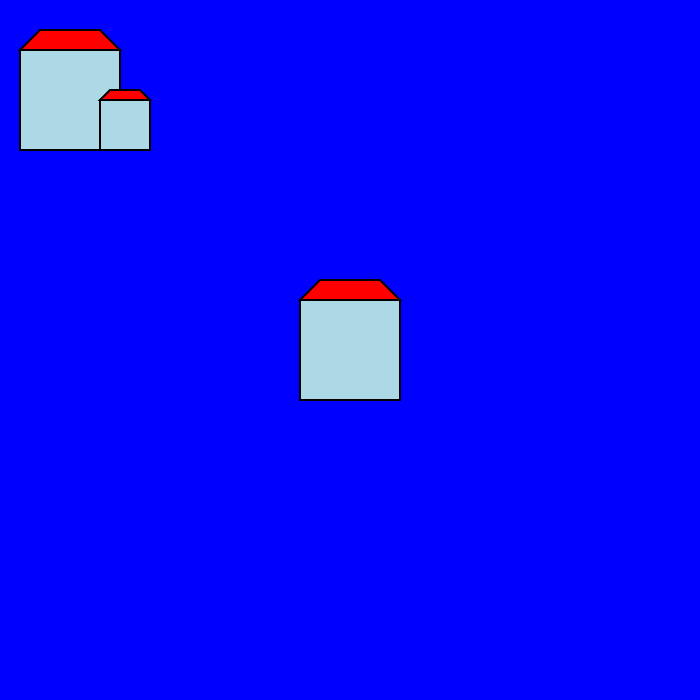
Frame 1 (no input)
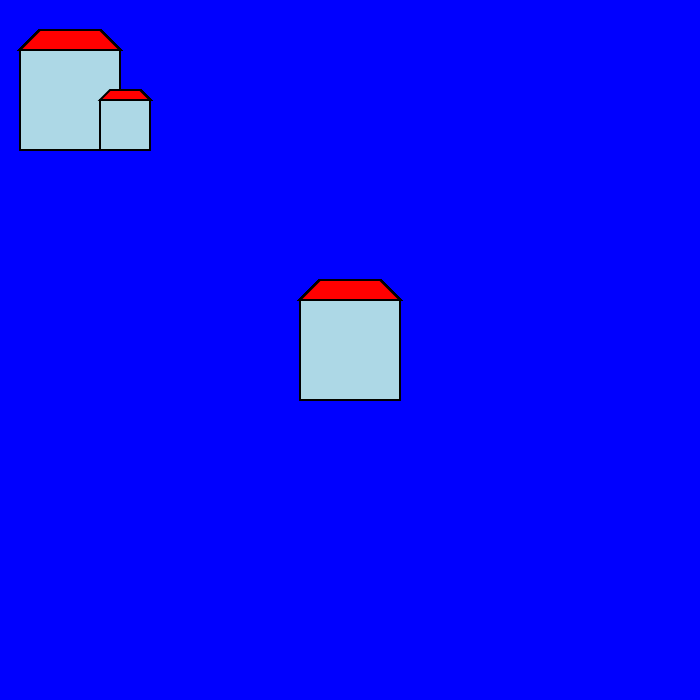
Frame 60 (no input)
Frame 120 (the mouse pressed at the canvas centre since frame 60): identical to frame 60, image omitted

The p5.js sketch that drew these frames (run headless with seeded random() and noise() and a simulated clock; from frame 60 on, the mouse is pressed at the canvas centre):

// p5.js sketch
// ── sketch.js
const canvasSize = 700;
let houseSize = 100;

function setup() {
  createCanvas(canvasSize, canvasSize);
  background("blue");
}

function draw() {
  house(20, 50, 100);
  house(100, 100, 50);

  let houseCenter = shiftCenter(canvasSize/2, houseSize);
  house(houseCenter, houseCenter, houseSize);
}

function mousePressed(){
  let houseX = shiftCenter(mouseX, houseSize);
  let houseY = shiftCenter(mouseY, houseSize)
  house(houseX, houseY, houseSize);
  houseSize = 100;
}

function keyPressed() {
  houseSize -= 10;
}

function shiftCenter(coordinate, length) {
  return coordinate - length/2;
}

function house(x, y, size) {
  let roofIn = size / 5;
  let houseRight = x + size;
  fill("lightblue");
  strokeWeight(2);
  square(x, y, size);
  fill("red");
  quad(x, y, 
       houseRight, y,
       houseRight - roofIn, y - roofIn,
       x + roofIn, y - roofIn
       );
}
